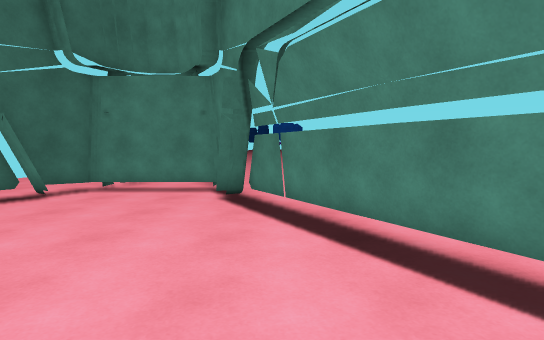
[1] (above)

12 first-person views from a walk through a scene from a Unity 3-D project. The camera is 1.4 m above the floor, tilts 4° down and sees 80° across. The floor is counted in squares, 1 m on a side. Each view is taken from the middle of a square. On the plan, view 1 faces up. The plan holds only what a view shows up to about 15 squares ahead; the rest is blank. The place goes on beyond the plan.

[2]
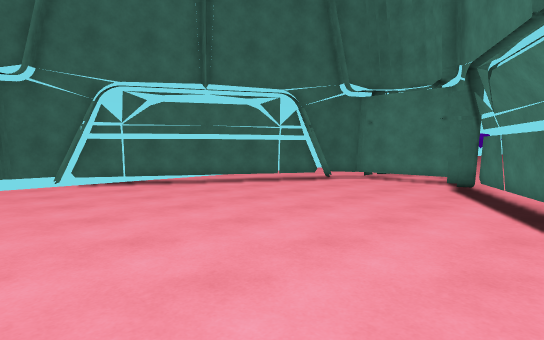

[3]
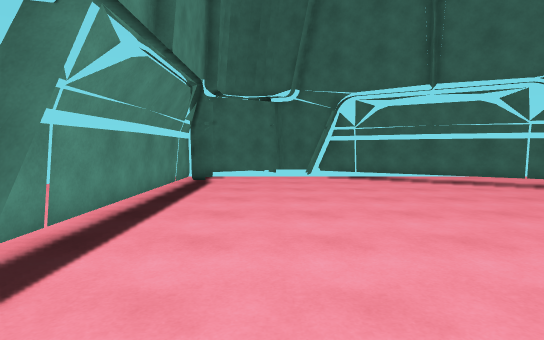

[4]
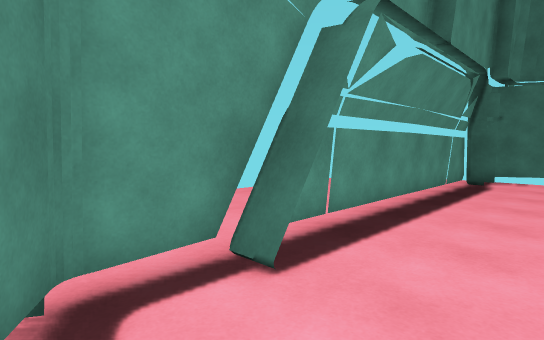

[5]
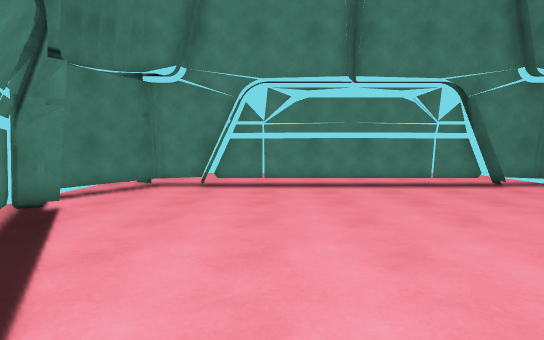

[6]
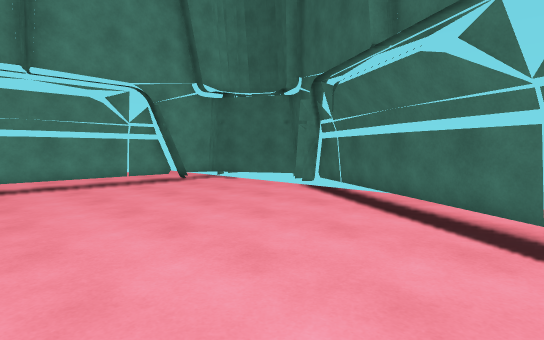

[7]
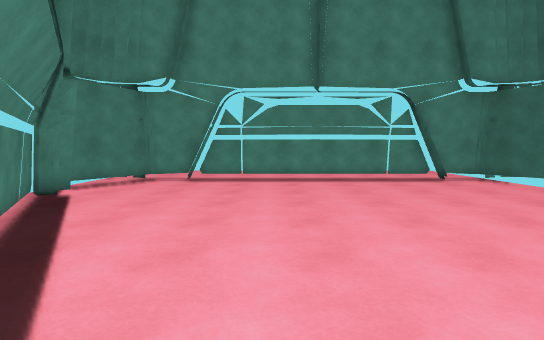

[8]
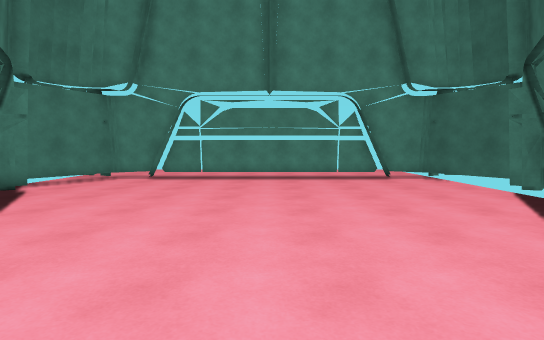

[9]
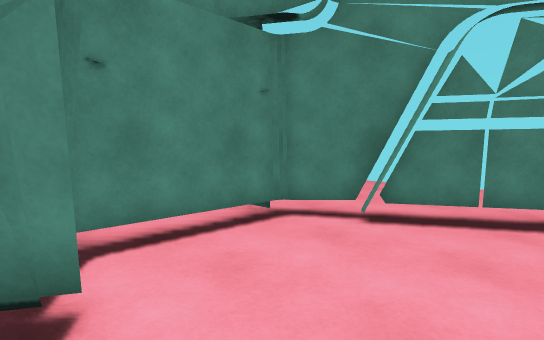

[10]
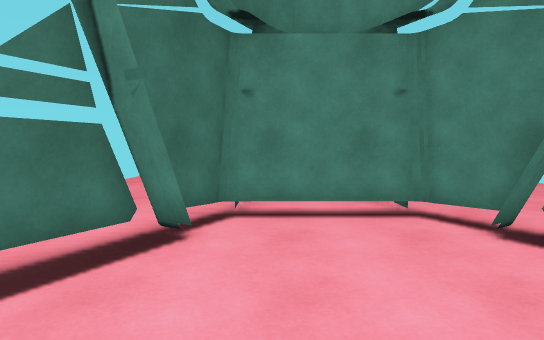

[11]
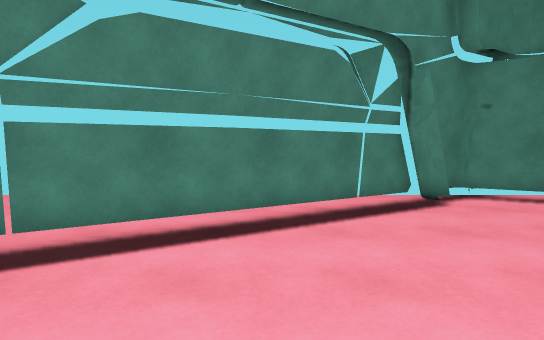

[12]
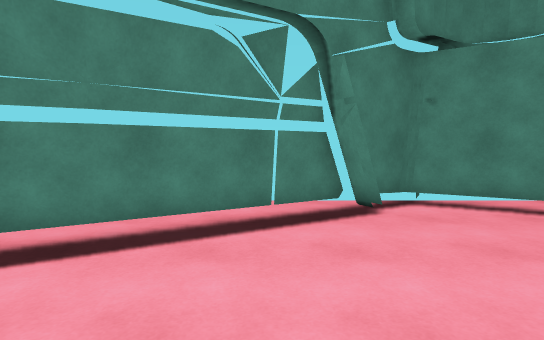

### Floor plan
Points are (right, up) in squares from view 1. A wall is a line through its corners. A room is listed if a view was taken in it or the views show most of it. See-through windows are left out.
Room 1 (views 1, 2, 3, 4, 5, 6, 7, 8, 9, 10, 11, 12)
walls: (-8.6, -4.2) (-8.7, -5.1); (0.8, -4.2) (0.8, -5.2); (-8.9, -4.3) (-8.9, -5.1); (1, -4.3) (1, -5.1); (3.3, 0.1) (4, 0.5); (3.4, 0) (4.1, 0.4); (-6.4, 8.3) (-7.2, 8.9); (0.8, -5.1) (0.8, -4.3); (-6.3, 8.5) (-7.1, 9); (1.1, -5.2) (1.1, -4.3); (-1.4, 8.6) (-0.7, 9); (-0.7, 8.7) (-1.4, 8.3) (-0.7, 8.8); (4.4, 0.4) (-1.7, 11) (-6.1, 11) (-12.6, -0.4); (-0.6, 9) (-1.5, 8.4); (-12.5, -2.8) (-11.1, -5.3) (3.3, -5.3) (5.5, -1.5) (4.7, -0.1)
low walls: (1.2, -4.3) (1.2, -5.1); (1.4, -4.3) (1.4, -5.3); (3.6, -0.1) (4.3, 0.3); (3.7, -0.4) (4.6, 0.1); (-1.6, 8.9) (-0.8, 9.3)

Where each view was taken, in squares from view 1:
view 1: 0 up, 0 right, facing up
view 2: 3 down, 2 right, facing up-left
view 3: 2 down, 4 right, facing left
view 4: 2 down, 4 right, facing down-left
view 5: 7 up, 1 left, facing down
view 6: 8 up, 2 left, facing down-left
view 7: 9 up, 2 left, facing down
view 8: 10 up, 4 left, facing down
view 9: 6 up, 7 left, facing up-right
view 10: 4 up, 5 left, facing up
view 11: 4 up, 4 left, facing right
view 12: 2 up, 3 left, facing right
